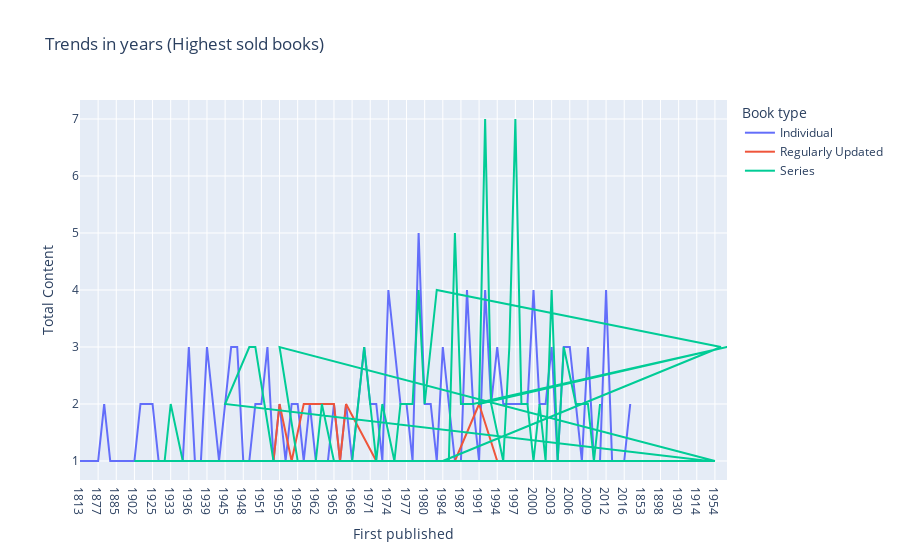

Notebook code for this chart:
### Code cell
px.line(tydata, x='First published', y='Total Content', color='Book type', 
        title='Trends in years (Highest sold books)').show()

### Figure 1 — Plotly figure (JSON) as saved in the notebook; plotly's stock layout.template omitted (floating-point values rounded to 4 significant figures)
{"data": [{"hovertemplate": "Book type=Individual<br>First published=%{x}<br>Total Content=%{y}<extra></extra>", "legendgroup": "Individual", "line": {"color": "#636efa", "dash": "solid"}, "marker": {"symbol": "circle"}, "mode": "lines", "name": "Individual", "orientation": "v", "showlegend": true, "type": "scatter", "x": ["1813", "1859", "1869", "1877", "1880", "1881", "1885", "1887", "1899", "1902", "1908", "1923", "1925", "1929", "1932", "1933", "1934", "1935", "1936", "1937", "1938", "1939", "1942", "1943", "1945", "1946", "1947", "1948", "1949", "1950", "1951", "1952", "1953", "1955", "1956", "1957", "1958", "1960", "1961", "1962", "1963", "1964", "1965", "1966", "1967", "1968", "1969", "1970", "1971", "1972", "1973", "1974", "1975", "1976", "1977", "1978", "1979", "1980", "1981", "1982", "1984", "1985", "1986", "1987", "1988", "1989", "1991", "1992", "1993", "1994", "1995", "1996", "1997", "1998", "1999", "2000", "2001", "2002", "2003", "2004", "2005", "2006", "2007", "2008", "2009", "2010", "2011", "2012", "2014", "2015", "2016", "2018"], "xaxis": "x", "y": [1, 1, 1, 1, 2, 1, 1, 1, 1, 1, 2, 2, 2, 1, 1, 1, 1, 1, 3, 1, 1, 3, 2, 1, 2, 3, 3, 1, 1, 2, 2, 3, 1, 2, 1, 2, 2, 1, 2, 1, 1, 1, 2, 1, 2, 1, 2, 3, 2, 2, 1, 4, 3, 2, 2, 1, 5, 2, 2, 1, 3, 2, 1, 1, 4, 2, 1, 4, 2, 3, 2, 2, 2, 2, 2, 4, 2, 2, 3, 1, 3, 3, 2, 1, 3, 1, 1, 4, 1, 1, 1, 2], "yaxis": "y"}, {"hovertemplate": "Book type=Regularly Updated<br>First published=%{x}<br>Total Content=%{y}<extra></extra>", "legendgroup": "Regularly Updated", "line": {"color": "#EF553B", "dash": "solid"}, "marker": {"symbol": "circle"}, "mode": "lines", "name": "Regularly Updated", "orientation": "v", "showlegend": true, "type": "scatter", "x": ["1852", "1853", "1868", "1891", "1898", "1900", "1908", "1925", "1927", "1930", "1936", "1942", "1948", "1950", "1953", "1955", "1957", "1960", "1965", "1966", "1967", "1972", "1986", "1991", "1994", "1996"], "xaxis": "x", "y": [1, 1, 1, 1, 1, 1, 1, 1, 1, 1, 1, 1, 1, 1, 1, 2, 1, 2, 2, 1, 2, 1, 1, 2, 1, 1], "yaxis": "y"}, {"hovertemplate": "Book type=Series<br>First published=%{x}<br>Total Content=%{y}<extra></extra>", "legendgroup": "Series", "line": {"color": "#00cc96", "dash": "solid"}, "marker": {"symbol": "circle"}, "mode": "lines", "name": "Series", "orientation": "v", "showlegend": true, "type": "scatter", "x": ["1896", "1902", "1904", "1914", "1926", "1927", "1930", "1932", "1933", "1935", "1941", "1945", "1949", "1950", "1953", "1954", "1955", "1958", "1962", "1963", "1965", "1966", "1967", "1968", "1970", "1971", "1972", "1973", "1975", "1976", "1977", "1978", "1979", "1980", "1982", "1983", "1984", "1985", "1986", "1987", "1989", "1990", "1991", "1992", "1993", "1995", "1996", "1997", "1998", "1999", "2000", "2001", "2002", "2003", "2004", "2005", "2007", "2008", "2009", "2010", "2011"], "xaxis": "x", "y": [1, 1, 1, 1, 1, 1, 1, 1, 2, 1, 1, 2, 3, 3, 1, 1, 3, 1, 1, 2, 1, 1, 1, 1, 3, 2, 1, 2, 1, 2, 2, 2, 4, 2, 4, 3, 1, 1, 5, 2, 2, 3, 2, 7, 2, 1, 3, 7, 2, 2, 1, 2, 1, 4, 1, 3, 2, 2, 2, 1, 2], "yaxis": "y"}], "layout": {"legend": {"title": {"text": "Book type"}, "tracegroupgap": 0}, "title": {"text": "Trends in years (Highest sold books)"}, "xaxis": {"anchor": "y", "domain": [0, 1], "title": {"text": "First published"}}, "yaxis": {"anchor": "x", "domain": [0, 1], "title": {"text": "Total Content"}}}}
